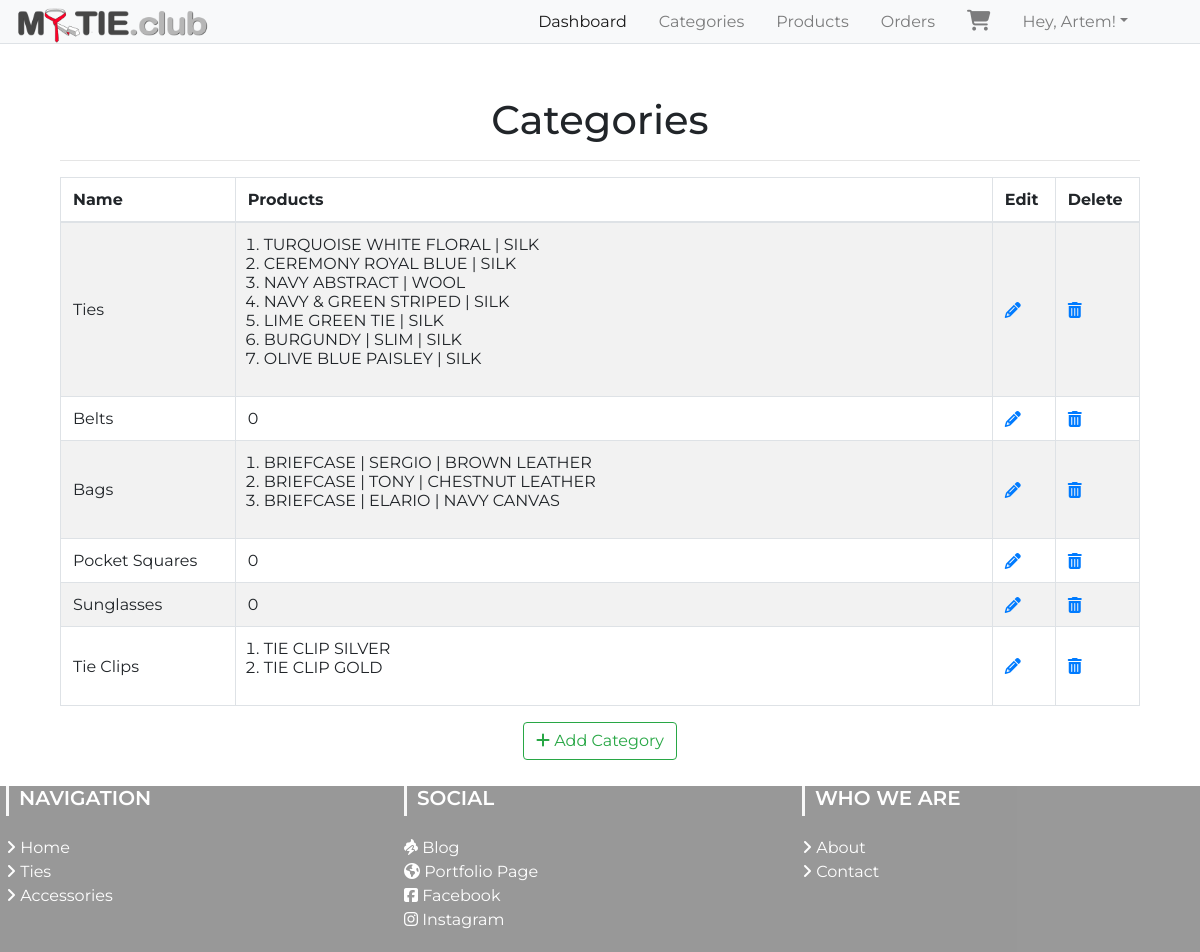
/admin/categories (signed in), run on an earlier commit of the app's database.
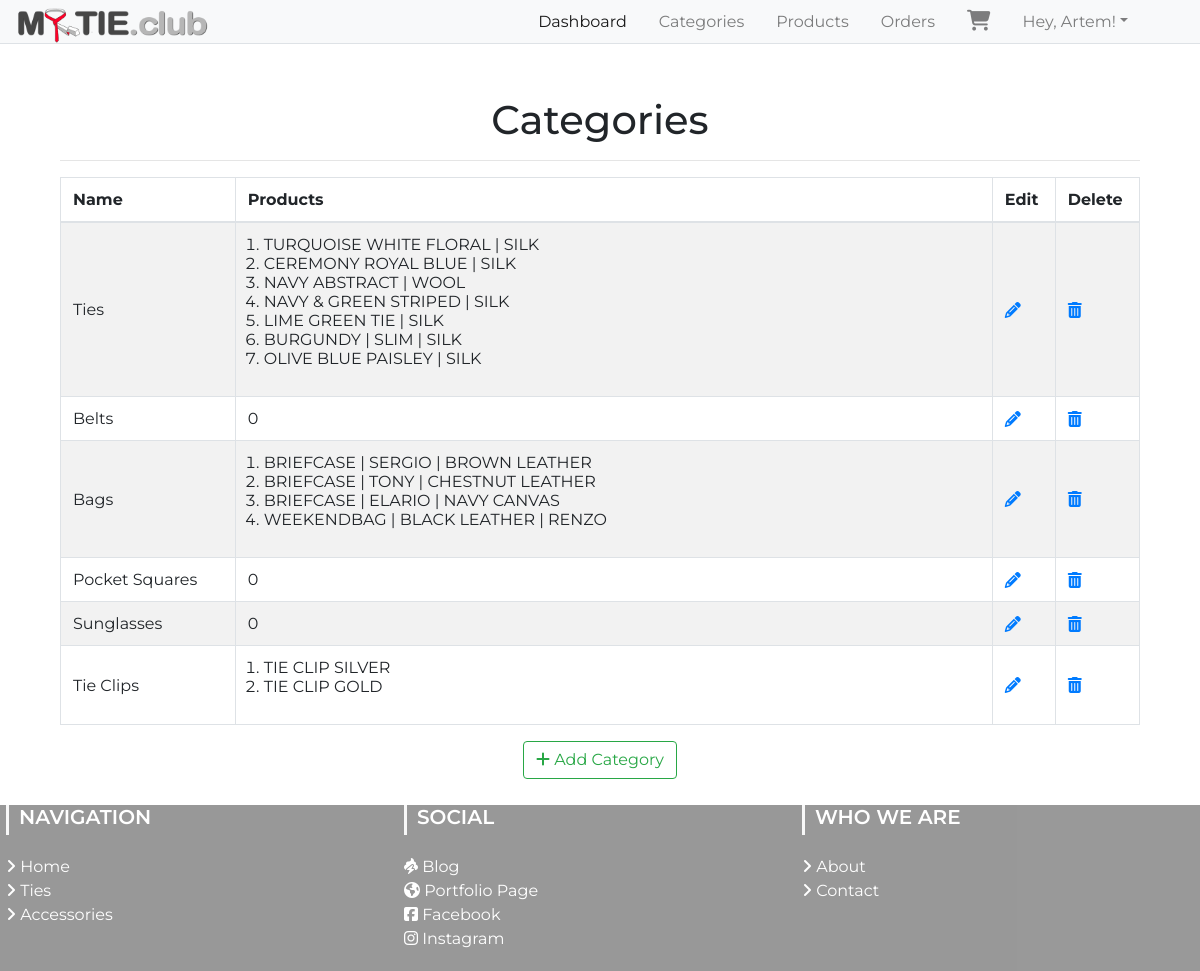
And on a later commit of the database.
### app/models.py (models this page shows, shortened)
class Categories(db.Model):
	id = db.Column(db.Integer, primary_key=True)
	category_name  = db.Column(db.String(20), index = True)
	category_image = db.Column(db.String(120),index=True)
	product = db.relationship('Products', backref='products_categories')

class Products(db.Model):
	__tablename__ = 'product'
	id = db.Column(db.Integer, primary_key=True)
	product_name = db.Column(db.String(100), index=True)
	product_price = db.Column(db.Integer, index=True)
	product_image = db.Column(db.String(120),index=True)
	product_description = db.Column(db.String(200), index=True)
	product_stock = db.Column(db.Integer, index = True)
	product_size = db.Column(db.String(5), index = True)
	categories_id = db.Column(db.Integer, db.ForeignKey('categories.id'))
	order = db.relationship('Order', secondary=association_table, backref='my_orders', lazy='dynamic')

### app/admin/routes.py (the view)
@admin.route('/categories', methods = ['GET','POST'])
@login_required
def list_categories():
	check_admin()
	categories = Categories.query.all()
	return render_template('admin/categories/categories.html', title = "Product Categories", categories = categories)

### app/admin/routes.py (called while the page is built)
def check_admin():
	if not current_user.is_admin:
		abort(403)

### app/models.py (called while the page is built)
@login_manager.user_loader
def load_user(id):
    return User.query.get(int(id))

### app/templates/admin/categories/categories.html (shortened to what this page needs)
{% extends "layout.html" %}
{% block head %}
<head>
</head>
{%endblock head%}
{% block body %}
<div class="container">
  <div class="outer">
    <div class="middle">
      <div class="inner">
        <br/>
        <br/>
        <h1 style="text-align:center;">Categories</h1>
        {% if categories %}
          <hr class="intro-divider">
            <table class="table table-striped table-bordered">
              <thead>
                <tr>
                  <th width="15%"> Name </th>
                  <th width="65%"> Products</th>
                  <th width="5%"> Edit </th>
                  <th width="5%"> Delete </th>
                </tr>
              </thead>
              <tbody>
              {% for category in categories %}
                <tr>
                  <td> {{ category.category_name }} </td>
                    {% if category.product == [] %}
                    <td>
                      0
                    </td>
                    {% else %}
                  <td>
                      <ol style="margin-left: 1em;">
                        {% for name in category.product %}
                          <li>
                            {{ name.product_name }}
                          </li>
                          {% endfor %}
                        </ol>
                  </td>
                  {% endif %}
                  <td>
                    <a href="{{ url_for('admin.edit_category', id=category.id) }}">
                      <i class="fa fa-pencil"></i>
                    </a>
                  </td>
                  <td>
                    <a href="{{ url_for('admin.delete_category', id=category.id) }}">
                      <i class="fa fa-trash"></i>
                    </a>
                  </td>
                </tr>
              {% endfor %}
              </tbody>
            </table>
          <div style="text-align: center">
        {% else %}
          <div style="text-align: center">
            <h3> No categories have been added. </h3>
            <hr class="intro-divider">
        {% endif %}
          <a href="{{ url_for('admin.add_category') }}" class="btn btn-outline-success">
            <i class="fa fa-plus"></i>
            Add Category
          </a>
        </div>
      </div>
    </div>
  </div>
</div>
{% endblock %}

What changed in the data, as far as the page shows it:
added Products: product_name "WEEKENDBAG | BLACK LEATHER | RENZO", shown under Categories "Bags"
